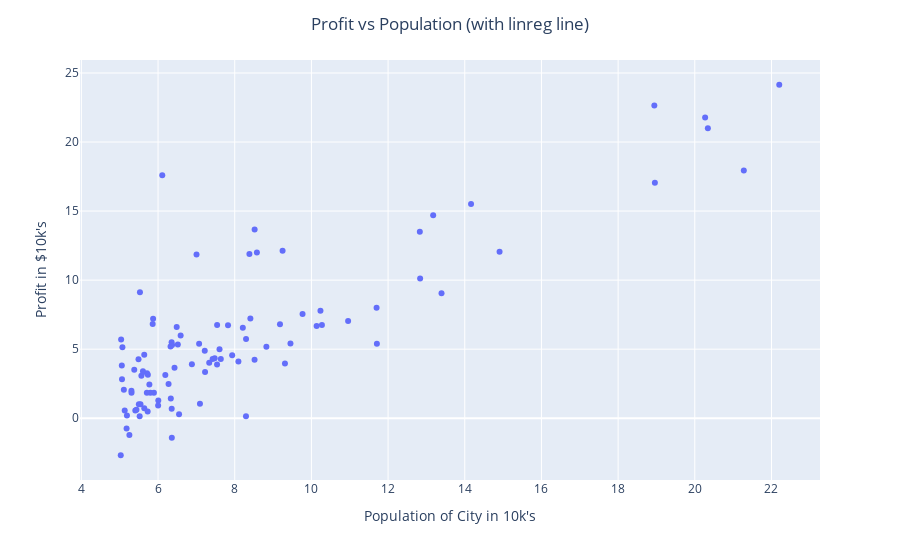

The cell this chart's notebook holds for it:
### Code cell
""" Replot with linreg line: y=theta_1 * x
y_predicted will be = theta_1 * x_for_prediction
"""
print("X:\n{}".format(X))

# need to construct a linspace of m elements from min value of x to max value of x
x_for_prediction = np.linspace(X.min(), X.max()+1, num=m)
print("x_for_prediction: ", x_for_prediction)

y_predicted = []
for i in range(len(x_for_prediction)):
    x_for_prediction_val = x_for_prediction[i]
    y_predicted.append(endTheta_1 * x_for_prediction_val)

print("y_predicted: ", y_predicted)


fig = px.scatter(x=X, y=y, 
    labels=dict(x="Population of City in 10k's", y="Profit in $10k's")
)
fig.update_layout(title_text='Profit vs Population (with linreg line)', title_x=0.5)
fig.show()

### Figure 1 — Plotly figure (JSON) as saved in the notebook; plotly's stock layout.template omitted (floating-point values rounded to 4 significant figures)
{"data": [{"hovertemplate": "Population of City in 10k's=%{x}<br>Profit in $10k's=%{y}<extra></extra>", "legendgroup": "", "marker": {"color": "#636efa", "symbol": "circle"}, "mode": "markers", "name": "", "orientation": "v", "showlegend": false, "type": "scatter", "x": [6.11, 5.528, 8.519, 7.003, 5.86, 8.383, 7.476, 8.578, 6.486, 5.055, 5.711, 14.16, 5.734, 8.408, 5.641, 5.379, 6.365, 5.13, 6.43, 7.071, 6.189, 20.27, 5.49, 6.326, 5.565, 18.95, 12.83, 10.96, 13.18, 22.2, 5.252, 6.589, 9.248, 5.892, 8.211, 7.933, 8.096, 5.606, 12.84, 6.353, 5.407, 6.883, 11.71, 5.774, 7.825, 7.093, 5.07, 5.801, 11.7, 5.542, 7.54, 5.308, 7.424, 7.603, 6.333, 6.359, 6.274, 5.64, 9.31, 9.454, 8.825, 5.179, 21.28, 14.91, 18.96, 7.218, 8.295, 10.24, 5.499, 20.34, 10.14, 7.335, 6.006, 7.226, 5.027, 6.548, 7.539, 5.037, 10.27, 5.108, 5.729, 5.188, 6.356, 9.769, 6.516, 8.517, 9.18, 6.002, 5.52, 5.059, 5.708, 7.637, 5.871, 5.305, 8.293, 13.39, 5.437], "xaxis": "x", "y": [17.59, 9.13, 13.66, 11.85, 6.823, 11.89, 4.348, 12, 6.599, 3.817, 3.252, 15.51, 3.155, 7.226, 0.7162, 3.513, 5.305, 0.5608, 3.652, 5.389, 3.139, 21.77, 4.263, 5.188, 3.083, 22.64, 13.5, 7.047, 14.69, 24.15, -1.22, 5.997, 12.13, 1.849, 6.543, 4.562, 4.116, 3.393, 10.12, 5.497, 0.5566, 3.912, 5.385, 2.441, 6.732, 1.046, 5.134, 1.844, 8.004, 1.018, 6.75, 1.84, 4.288, 4.998, 1.423, -1.421, 2.476, 4.604, 3.962, 5.414, 5.169, -0.7428, 17.93, 12.05, 17.05, 4.885, 5.744, 7.775, 1.017, 20.99, 6.68, 4.026, 1.278, 3.341, -2.681, 0.2968, 3.885, 5.701, 6.753, 2.058, 0.4795, 0.2042, 0.6786, 7.543, 5.344, 4.242, 6.798, 0.927, 0.152, 2.821, 1.845, 4.296, 7.203, 1.987, 0.1445, 9.055, 0.617], "yaxis": "y"}], "layout": {"legend": {"tracegroupgap": 0}, "margin": {"t": 60}, "title": {"text": "Profit vs Population (with linreg line)", "x": 0.5}, "xaxis": {"anchor": "y", "domain": [0, 1], "title": {"text": "Population of City in 10k's"}}, "yaxis": {"anchor": "x", "domain": [0, 1], "title": {"text": "Profit in $10k's"}}}}
